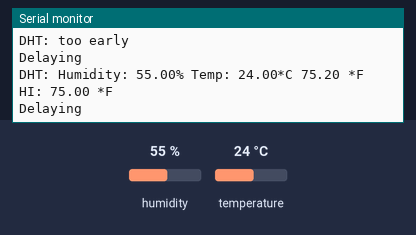
A sketch run on a simulated Arduino Uno, built with avr-gcc and run on an emulated ATmega328P. Shown: the last lines printed to the serial monitor. Wiring (inferred from the names in the program): DHT22 sensor: data pin 2. The inputs (shaded band) are chosen by the test bench; at power-on: humidity 55 %, temperature 24 °C. Storage starts empty.

Above: at 11.3 s.
11.4 s: humidity set to 22 %
At 16.4 s:
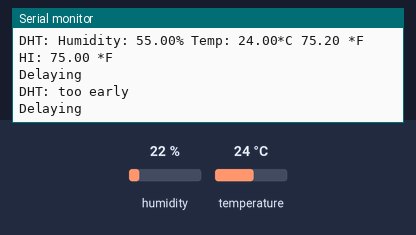
21.8 s: temperature set to 12 °C
At 31.5 s:
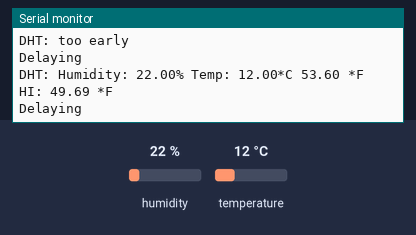
32.2 s: humidity set to 40 %
At 42.2 s:
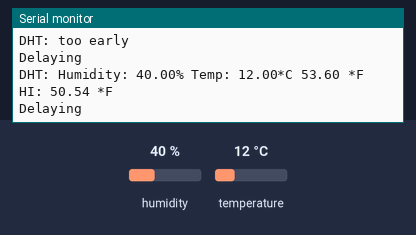
Timing chart, 0 to 43.7 s (numbered marks = the images above; inputs shaded):
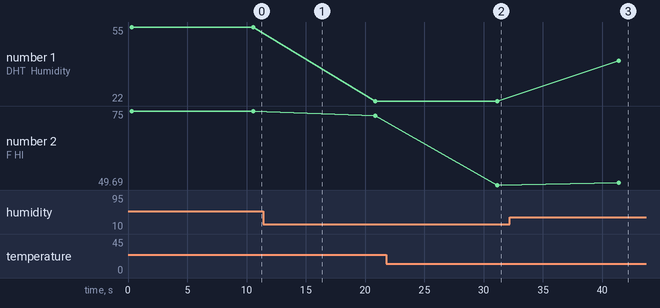

Measured:
- after the input at 21.8 s, the serial monitor: prints a new line after 9.3 s (image 2)
- after the input at 32.2 s, the serial monitor: prints a new line after 9.2 s (image 3)
- plotted number 1: 55 → 22 after the input at 11.4 s, 22 → 40 after the input at 32.2 s
- plotted number 2: 75 → 73.45 after the input at 11.4 s, 73.45 → 49.69 after the input at 21.8 s, 49.69 → 50.54 after the input at 32.2 s

The sketch:

DHT_sensor.ino
```cpp
#include <SPI.h>
#include <Adafruit_GPS.h>
#include <SoftwareSerial.h>
#include <SD.h>
#include <Wire.h>
#include <Adafruit_Sensor.h>
#include "DHT.h"

// DHT data structure
struct _dhtData {
  boolean valid;
  float   humidity;
  float   temp_c;     // temperature in celsius
  float   temp_f;     // temperature in fahreheit
  float   heatIndex;  // heat index
};

_dhtData dhtData;
File logfile;

#define chipSelect 10
#define ledPin 3
#define DHTTYPE DHT22        // DHT 22  (AM2302)
#define DHTPIN 2

// DHT Init
DHT dht(DHTPIN, DHTTYPE);


void setup() {
  Serial.begin(115200);

  // SD Card Init
  if (!SD.begin(chipSelect)) {
    Serial.println(F("SD Card init. failed!"));
    while(1);
  } else {
  Serial.println(F("SD Card init successful!"));
  }

  // File Init
  char filename[15];
  sprintf(filename, "/LOG00.txt");
  for (uint8_t i = 0; i < 100; i++) {
    filename[4] = '0' + i/10;
    filename[5] = '0' + i%10;
    if (! SD.exists(filename)) {          // create if does not exist, do not open existing, write, sync after write
      break;
    }
  }

  Serial.print(F("creating file: "));
  Serial.println(filename);
  logfile = SD.open(filename, FILE_WRITE);
  if( ! logfile ) {
    Serial.print(F("Couldnt create ")); Serial.println(filename);
    while(1);
  }
  Serial.print(F("Writing to ")); Serial.println(filename);

  Serial.println(F("Initializing DHT sensor..."));
  dht.begin();
  Serial.println(F("  DHT initialized"));
}

int dhtSkip = false;

void loop() {
//  printDHT();
  logDHT();
  Serial.println("Delaying");
  delay(5000);
  Serial.println();

}


void printDHT(void)
{
  if(readDHT()) {
       // log DHT data
       Serial.print(F("DHT,"));
       Serial.print(dhtData.humidity);
       Serial.print(F(","));
       Serial.print(dhtData.temp_c);
       Serial.print(F(","));
       Serial.print(dhtData.temp_f);
       Serial.print(F(","));
       Serial.println(dhtData.heatIndex);
       // logfile.flush();
    }
    else {
       Serial.println(F("DHT,-1,-1,-1,-1"));
       // logfile.flush();
    }
}

void logDHT(void)
{
  if(readDHT()) {
       // log DHT data
       logfile.print(F("DHT,"));
       logfile.print(dhtData.humidity);
       logfile.print(F(","));
       logfile.print(dhtData.temp_c);
       logfile.print(F(","));
       logfile.print(dhtData.temp_f);
       logfile.print(F(","));
       logfile.println(dhtData.heatIndex);
       // logfile.flush();
    }
    else {
       logfile.println(F("DHT,-1,-1,-1,-1"));
       // logfile.flush();
    }
}

// poll the DHT every other cycle (0.5Hz) this relies for the GPS to be at the 1Hz Rate
boolean readDHT() {
  if(dhtSkip) {
     Serial.println(F("DHT: too early "));
     dhtData.valid = false;
     dhtSkip = !dhtSkip;
     return false;
  }

  dhtSkip = !dhtSkip;

  // Reading temperature or humidity takes about 250 milliseconds!
  // Sensor readings may also be up to 2 seconds 'old' (its a very slow sensor)
  float h = dht.readHumidity();           // Read temperature as Celsius
  float t = dht.readTemperature();
  float f = dht.readTemperature(true);    // Read temperature as Fahrenheit

  // Check if any reads failed and exit early (to try again).
  if (isnan(h) || isnan(t) || isnan(f)) {
    Serial.println(F("DHT: Failed to read from sensor!"));
    return false;
  }

  float hi = dht.computeHeatIndex(f, h);      // Compute heat index Must send in temp in Fahrenheit!

  // GK TODO: save values to struct
  dhtData.humidity = h;
  dhtData.temp_c = t;
  dhtData.temp_f = f;
  dhtData.heatIndex = hi;
  dhtData.valid = true;

  Serial.print(F("DHT: "));
  Serial.print(F("Humidity: "));
  Serial.print(h);
  Serial.print(F("% "));
  Serial.print(F("Temp: "));
  Serial.print(t);
  Serial.print(F("*C "));
  Serial.print(f);
  Serial.print(F(" *F "));
  Serial.print(F("HI: ")); // heat index
  Serial.print(hi);
  Serial.println(F(" *F"));

  return true;
}
```
